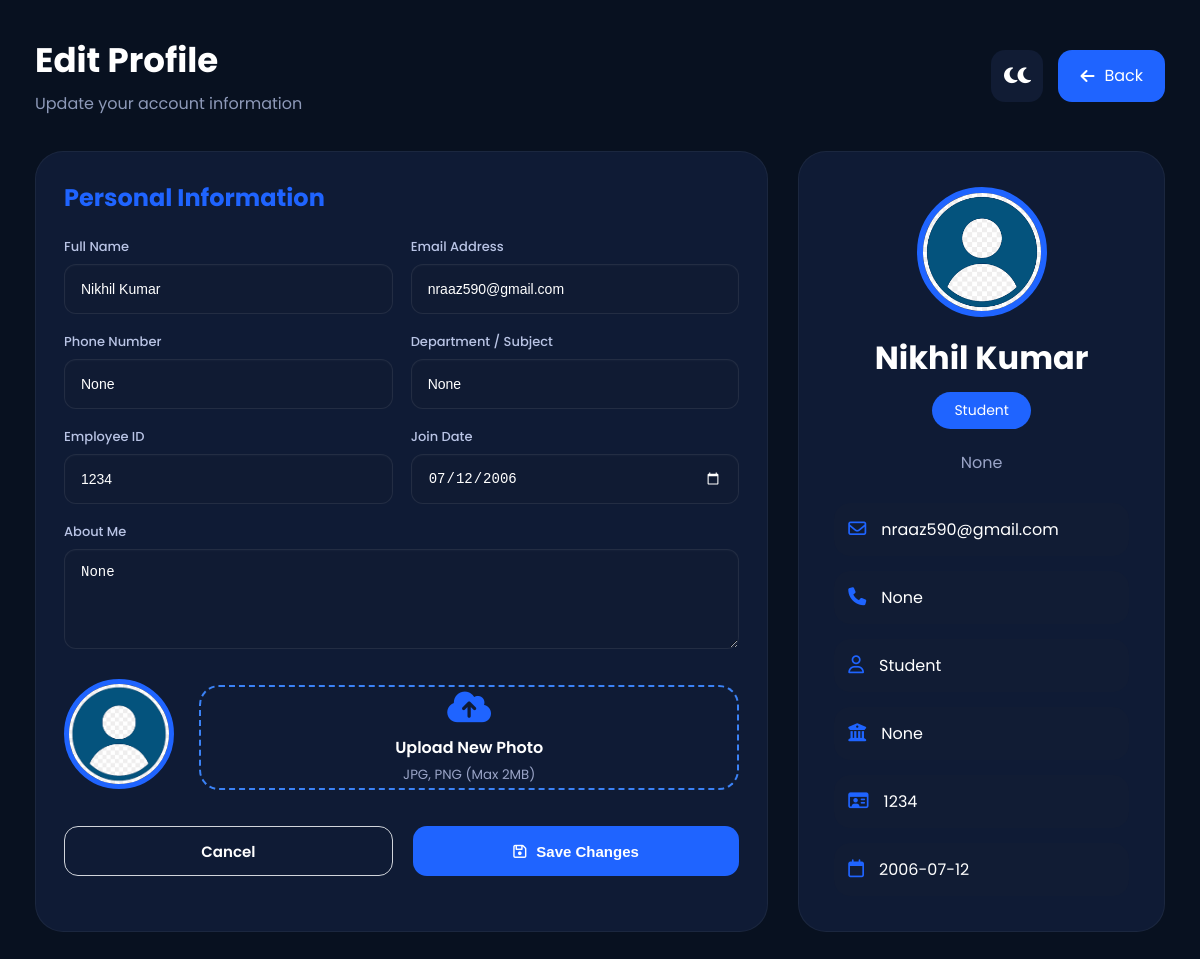
Screenshot of /edit-profile (signed in) with the database file from the repository.
### tables this page shows
CREATE TABLE users(

        id INTEGER PRIMARY KEY AUTOINCREMENT,

        role TEXT,

        full_name TEXT,

        username TEXT UNIQUE,

        email TEXT,

        password TEXT,

        dob TEXT,

        department TEXT,

        school_name TEXT,

        phone TEXT,

        profile_image TEXT DEFAULT 'default.png',

        education_type TEXT,

        stream TEXT,

        specialization TEXT,

        board TEXT,

        branch TEXT,

        semester TEXT

    , employee_id TEXT, join_date TEXT, bio TEXT);

### app.py (the view)
@app.route("/edit-profile")
def edit_profile():
    if "user" not in session:
        return redirect("/")
    user = get_user(session["user"])
    return render_template(
        "edit_profile.html",
        user=user
    )

### database.py (called while the page is built)
def get_user(username):
    conn = sqlite3.connect("students.db")
    conn.row_factory = sqlite3.Row
    cursor = conn.cursor()
    cursor.execute("""

    SELECT *

    FROM users

    WHERE username=?

    """,(username,))
    user = cursor.fetchone()
    conn.close()
    return user

### templates/edit_profile.html (shortened to what this page needs)
<!DOCTYPE html>
<html lang="en">
<head>
<link rel="stylesheet"
href="{{ url_for('static',
filename='css/edit_profile.css') }}">
<link rel="stylesheet"
href="{{ url_for('static',
filename='fontawesome/css/all.min.css') }}">
</head>
<body>
<div class="edit-wrapper">
    <div class="top-bar">
        <div>
            <h1>Edit Profile</h1>
            <p>
                Update your account information
            </p>
        </div>
        <div class="header-right">
            <button class="theme-btn"
            onclick="toggleTheme()">
                <i class="fa-solid fa-moon">🌙</i>
            </button>
            <a href="/profile"
            class="back-btn">
                <i class="fa-solid fa-arrow-left"></i>
                Back
            </a>
        </div>
    </div>
    <div class="edit-grid">
        <div class="form-card">
            <h2>Personal Information </h2>
            <form method="POST"
            action="/update-profile"
            enctype="multipart/form-data">
            <div class="form-grid">
                <div class="input-group">
                    <label>
                        Full Name
                    </label>
                    <input type="text"
                    name="full_name"
                    value="{{ user['full_name'] }}"
                    required>
                </div>
                <div class="input-group">
                    <label>
                        Email Address
                    </label>
                    <input type="email"
                    name="email"
                    value="{{ user['email'] }}"
                    required>
                </div>
                <div class="input-group">
                    <label>
                        Phone Number
                    </label>
                    <input type="text"
                    name="phone"
                    value="{{ user['phone'] }}">
                </div>
                <div class="input-group">
                    <label>
                        Department / Subject
                    </label>
                    <input type="text"
                    name="department"
                    value="{{ user['department'] }}">
                </div>
                <div class="input-group">
                    <label>
                        Employee ID
                    </label>
                    <input type="text"
                    name="employee_id"
                    value="{{ user['employee_id'] }}">
                </div>
                <div class="input-group">
                    <label>
                        Join Date
                    </label>
                    <input type="date"
                    name="join_date"
                    value="{{ user['join_date'] }}">
                </div>
                <div class="input-group full-width">
                    <label>
                        About Me
                    </label>
                    <textarea
                    name="bio"
                    placeholder="Write something about yourself...">{{ user['bio'] }}</textarea>
                </div>
        </div>
                <div class="photo-section full-width">
                    <div class="current-photo">
                        {% if user['profile_image'] %}
                        <img id="previewImage"
                        src="{{ url_for('static',
                        filename='uploads/' + user['profile_image']) }}">
                        {% else %}
                        <img id="previewImage"
                        src="{{ url_for('static',
                        filename='images/user.png') }}">
                        {% endif %}
                    </div>
                    <div class="upload-area">
                        <label for="profile_image">
                            <i class="fa-solid fa-cloud-arrow-up"></i>
                            <span>
                                Upload New Photo
                            </span>
                            <small>
                                JPG, PNG (Max 2MB)
                            </small>
                        </label>
                    </div>
                </div>
                <div class="form-buttons">
                    <a href="/profile"
                    class="cancel-btn">
                        Cancel
                    </a>
                    <button type="submit">
                        <i class="fa-regular fa-floppy-disk"></i>
                        Save Changes
                    </button>
                </div>
            </form>
        </div>
        <div class="preview-card">
            {% if user['profile_image'] %}
            <img class="preview-profile"
            src="{{ url_for('static',
            filename='uploads/' + user['profile_image']) }}">
            {% else %}
            <img class="preview-profile"
            src="{{ url_for('static',
            filename='images/user.png') }}">
            {% endif %}
            <h2>
                {{ user['full_name'] }}
            </h2>
            <span>
                {{ user['role'] }}
            </span>
            <p class="bio-text">
                {{ user['bio'] }}
            </p>
            <div class="info-list">
                <div class="info-item">
                    <i class="fa-regular fa-envelope"></i>
                    <p>
                        {{ user['email'] }}
                    </p>
                </div>
                <div class="info-item">
                    <i class="fa-solid fa-phone"></i>
                    <p>
                        {{ user['phone'] }}
                    </p>
                </div>
                <div class="info-item">
                    <i class="fa-regular fa-user"></i>
                    <p>
                        {{ user['role'] }}
                    </p>
                </div>
                <div class="info-item">
                    <i class="fa-solid fa-building-columns"></i>
                    <p>
                        {{ user['department'] }}
                    </p>
                </div>
                <div class="info-item">
                    <i class="fa-regular fa-id-card"></i>
                    <p>
                        {{ user['employee_id'] }}
                    </p>
                </div>
                <div class="info-item">
                    <i class="fa-regular fa-calendar"></i>
                    <p>
                        {{ user['join_date'] }}
                    </p>
                </div>
            </div>
        </div>
    </div>
</div>
</body>
</html>

### static/css/edit_profile.css (style rules this page uses)
* { margin:0; padding:0; box-sizing:border-box; }
body { font-family:'Poppins',sans-serif; background:#081120; color:white; min-height:100vh; padding:35px; transition:0.3s; }
.edit-wrapper { max-width:1500px; margin:auto; }
.top-bar { display:flex; justify-content:space-between; align-items:center; margin-bottom:35px; }
.top-bar h1 { font-size:42px; font-weight:700; }
.top-bar p { color:#8d99b8; margin-top:5px; }
.header-right { display:flex; gap:15px; }
.theme-btn, .back-btn { height:52px; border:none; border-radius:14px; display:flex; align-items:center; justify-content:center; cursor:pointer; text-decoration:none; transition:0.3s; }
.theme-btn { width:52px; background:#111c34; color:white; font-size:18px; }
.back-btn { padding:0 22px; background:#1f64ff; color:white; gap:10px; }
.edit-grid { display:grid; grid-template-columns:2fr 1fr; gap:30px; }
.form-card, .preview-card { background:#0f1b35; border-radius:28px; padding:35px; border:1px solid rgba(255,255,255,0.05); transition:0.3s; }
.form-card h2 { color:#1f64ff; margin-bottom:30px; }
form { display:flex; flex-direction:column; gap:20px; }
.input-group { display:flex; flex-direction:column; gap:10px; }
.input-group label { font-size:15px; font-weight:500; color:#b9c4e5; }
input, select, textarea { border-radius: 12px; background:#101b33; border:1px solid rgba(255,255,255,0.08); color:#ffffff; box-shadow: inset 0 1px 2px rgba(255,255,255,0.03); }
input::placeholder, textarea::placeholder { color:#8fa3c7; }
input[type="date"] { color-scheme:dark; }
.photo-section { display:flex; align-items:center; gap:25px; margin-top:10px; flex-wrap:wrap; }
.current-photo img { width:110px; height:110px; border-radius:50%; object-fit:cover; border:5px solid #1f64ff; }
.upload-area { flex:1; }
.upload-area label { height:105px; border:2px dashed #3b82f6; border-radius:20px; display:flex; flex-direction:column; justify-content:center; align-items:center; cursor:pointer; transition:0.3s; text-align:center; padding:15px; }
.upload-area i { font-size:35px; color:#1f64ff; margin-bottom:10px; }
.upload-area span { font-weight:600; margin-bottom:5px; }
.upload-area small { color:#9aa4c7; }
.form-buttons { display:flex; gap:20px; margin-top:10px; }
.cancel-btn, form button { flex:1; height:56px; border:none; border-radius:14px; display:flex; align-items:center; justify-content:center; text-decoration:none; cursor:pointer; font-size:16px; font-weight:600; transition:0.3s; }
.cancel-btn { background:transparent; border:1px solid #d1d5db; color:inherit; }
form button { background:#1f64ff; color:white; gap:10px; }
.preview-card { text-align:center; }
.preview-profile { width:130px; height:130px; border-radius:50%; object-fit:cover; border:6px solid #1f64ff; margin-bottom:10px; }
.preview-card h2 { font-size:32px; margin-bottom:10px; }
.preview-card span { display:inline-block; background:#1f64ff; padding:8px 22px; border-radius:30px; font-size:14px; margin-bottom:20px; }
.bio-text { color:#9aa4c7; line-height:1.8; margin-bottom:25px; }
.info-list { display:flex; flex-direction:column; gap:15px; }
.info-item { background:#111c34; border-radius:16px; padding:18px; display:flex; align-items:center; gap:15px; transition:0.3s; }
.info-item i { color:#1f64ff; font-size:18px; }
.info-item p { word-break:break-word; }
.form-grid { display:grid; grid-template-columns:1fr 1fr; gap:18px; }
.full-width { grid-column:1 / -1; }
input, select { height:50px; padding:12px 16px; font-size:14px; }
textarea { min-height:100px; padding:14px 16px; font-size:14px; }
.input-group { gap:7px; }
.input-group label { font-size:13px; font-weight:500; }
.form-card { padding:28px; }
.preview-card { position:sticky; top:20px; height:fit-content; }
.info-item { padding:14px; }
.form-card h2 { font-size:24px; margin-bottom:22px; }
.top-bar h1 { font-size:34px; }
.cancel-btn, form button { height:50px; font-size:15px; }

### rows the page displays
users: full_name "Nikhil Kumar", email "nraaz590@gmail.com", phone "None", department "None", employee_id "1234", join_date "07/12/2006", bio "None", profile_image (placeholder picture), role "Student", join_date "2006-07-12"
